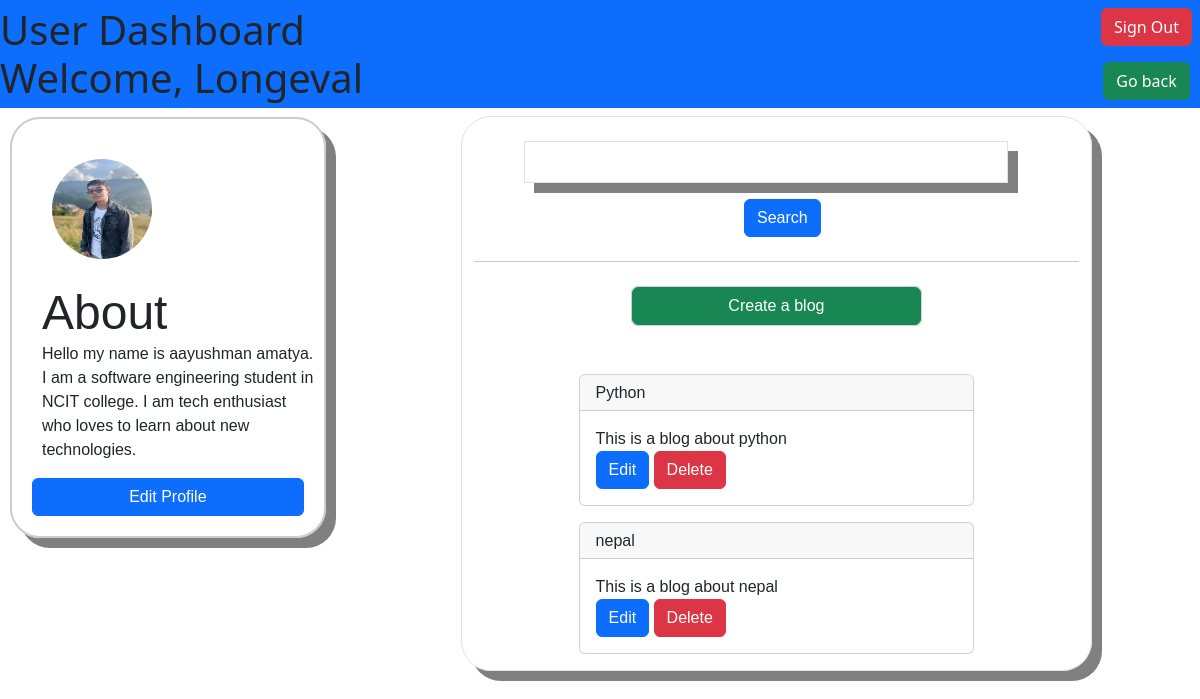
Screenshot of /blog/user_dashboard/3 (signed in) with the database file from the repository.
### authenticate/models.py (models this page shows, shortened)
class CustomUser(AbstractUser):
    username = models.CharField(_("Username"), max_length=100, unique=True)
    email = models.EmailField(_("Email"), unique=True)
    USERNAME_FIELD = 'email'
    REQUIRED_FIELDS = ['username']  # Add 'username' to REQUIRED_FIELDS
    objects = CustomUserManager()
    def __str__(self):
        return self.username

class Profile(models.Model):
    user = models.OneToOneField(settings.AUTH_USER_MODEL, on_delete=models.CASCADE)
    profile_picture = models.ImageField(default='images/profile_picture/default.jpg', upload_to='images/profile_picture')
    phone_number = models.CharField(_("Phone Number"), max_length=15, blank=True, null=True)
    about = models.TextField(blank=True, null=True)

### blog/models.py (models this page shows, shortened)
class Blog(models.Model):
    user = models.ForeignKey(settings.AUTH_USER_MODEL,on_delete=models.CASCADE,null=True, blank=True)
    title = models.CharField(max_length=100)
    blog = models.TextField(max_length=500)
    created_at = models.DateTimeField(auto_now_add=True)
    updated_at = models.DateTimeField(auto_now=True)
    likes = models.IntegerField(default=0)

### blog/views.py (the view)
# urls.py: path('user_dashboard/<int:pk>',UserList.as_view(),name='user_dashboard'),
class UserList(LoginRequiredMixin,ListView):
    model = Blog
    template_name = 'user_list.html'
    context_object_name = 'blogs'
    def get_context_data(self, **kwargs):
        context = super().get_context_data(**kwargs)
        search_input = self.request.GET.get('search_area') or ''
        if search_input:
            context['blogs'] =  context['blogs'].filter(title__startswith=search_input)
        else:
            context['blogs'] = self.get_queryset()
        if self.request.user.is_authenticated:
            context['blogs'] = context['blogs'].filter(user=self.request.user)
            profile, created = Profile.objects.get_or_create(user=self.request.user)
            context['profile'] = profile
        context['search_input'] = search_input
        return context

### templates/user_list.html (shortened to what this page needs)
{% extends 'main.html' %} {% load static %} {% block content %}
<body>
  <div class="main-container">
    <div class="main-nav">
      <div class="nav-container">
        <header class="bg-primary header">
          <div class="flex-grow-1">
            <h4 class="display-6 ml-2">User Dashboard</h4>
            <h4 class="display-6 ml-2">Welcome, {{request.user}}</h4>
          </div>
          <div
            class="d-flex justify-content-center flex-column align-items-center"
          >
            <div class="p-2">
              <form action="{% url 'sign_out' %}" method="POST">
                <button type="submit" class="btn btn-danger g-col-6">
                  Sign Out
                </button>
              </form>
            </div>
            <div class="p-2">
              <a href="{% url 'blog' %}" class="btn btn-success">Go back</a>
            </div>
          </div>
        </header>
      </div>
    </div>
    <div class="dash-blog-container">
      <div class="dash-container">
        <div class="about border-2 gap-3">
          <div class="image">
            <img
              src="{{user.profile.profile_picture.url}}"
              alt="profile"
              class="rounded-circle image focus:outline-none focus:ring focus:border-blue-300 w-full"
            />
          </div>
          <div class="about">
            <h5 class="display-5"><strong>About</strong></h5>
            {% if user.profile.about %} {{user.profile.about}} {% endif %}
          </div>
          <a
            href="{% url 'editProfile' request.user.pk %}"
            class="btn btn-primary"
            >Edit Profile</a
          >
        </div>
      </div>
      <div class="blog-container mt-2">
        <div class="border d-flex">
          <div class="container mt-4 d-flex flex-column gap-4">
            <form method="GET">
              <input
                type="text"
                id="search_area"
                name="search_area"
                class=" border"
                value="{{ search_input }}"
              />
              <div class="d-flex justify-content-center mt-2">
                <button
                type="submit"
                class="btn btn-primary mt-2 justify-content-center ml-3"
              >
                Search
              </button>
              </div>
            </form>
            <hr />
            <div class="row">
              <div class="col-md-6 offset-md-3">
                <div class="card">
                  <a
                    href="{% url 'create_blog' %} "
                    class="btn btn-success btn-outline-white"
                    >Create a blog</a
                  >
                </div>
              </div>
            </div>
            <div class="row mt-4">
              <div class="col-md-8 offset-md-2">
                <main id="blogList">
                  {% for b in blogs %}
                  <div class="card mb-3">
                    <div class="card-header">
                      <h3>{{ b.title }}</h3>
                    </div>
                    <div class="card-body">
                      <p class="card-text">{{ b.blog }}</p>
                      <a
                        class="btn btn-primary"
                        href="{% url 'edit_blog' b.id %}"
                        >Edit</a
                      >
                      <a
                        class="btn btn-danger"
                        href="{% url 'delete_blog' b.id %}"
                        >Delete</a
                      >
                    </div>
                  </div>
                  {% endfor %}
                </main>
              </div>
            </div>
          </div>
        </div>
      </div>
    </div>
  </div>
</body>
{% endblock %}

### blog_main/static/css/styles.css (style rules this page uses)
.border { padding: 0px; font-family: 'Trebuchet MS', 'Lucida Sans Unicode', 'Lucida Grande', 'Lucida Sans', Arial, sans-serif; box-shadow: 10px 10px grey; border-color:black ; border-radius: 30px; width: 80%; border: 1px solid #ccc; display: flex; flex-direction: column; align-items: stretch; justify-content: space-between; margin-left: 50px; }
.image { margin:10px; width:100px; height: 100px; }
.header { display: flex; flex-wrap: wrap; justify-content: space-around; align-items: center; flex-grow: 1; }
.main-container { display: flex; flex-direction: column; }
.nav-container { display: flex; }
.dash-container { flex: 1; margin-right: 1em; }
.blog-container { flex: 2; }
.dash-blog-container { display: flex; justify-content: space-evenly; gap: 2 em; flex-wrap: wrap; }
.main-nav { display: flex; flex-direction: column; align-items: stretch; }
.about { margin-top: 9px; margin-left: 10px; display: block; width: 100%; }
.border-2 { padding: 20px; font-family: 'Trebuchet MS', 'Lucida Sans Unicode', 'Lucida Grande', 'Lucida Sans', Arial, sans-serif; box-shadow: 10px 10px grey; border-color:black ; border-radius: 30px; width: 80%; border: 1px solid #ccc; display: flex; flex-direction: column; align-items: stretch; }

### rows the page displays
CustomUser: user "Longeval", profile.profile_picture (picture), profile.about "Hello my name is aayushman amatya. I am a software engineering student in NCIT college. I am tech enthusiast who loves to learn about new technologies."
Blog: title "Python", blog "This is a blog about python"
Blog: title "nepal", blog "This is a blog about nepal"
